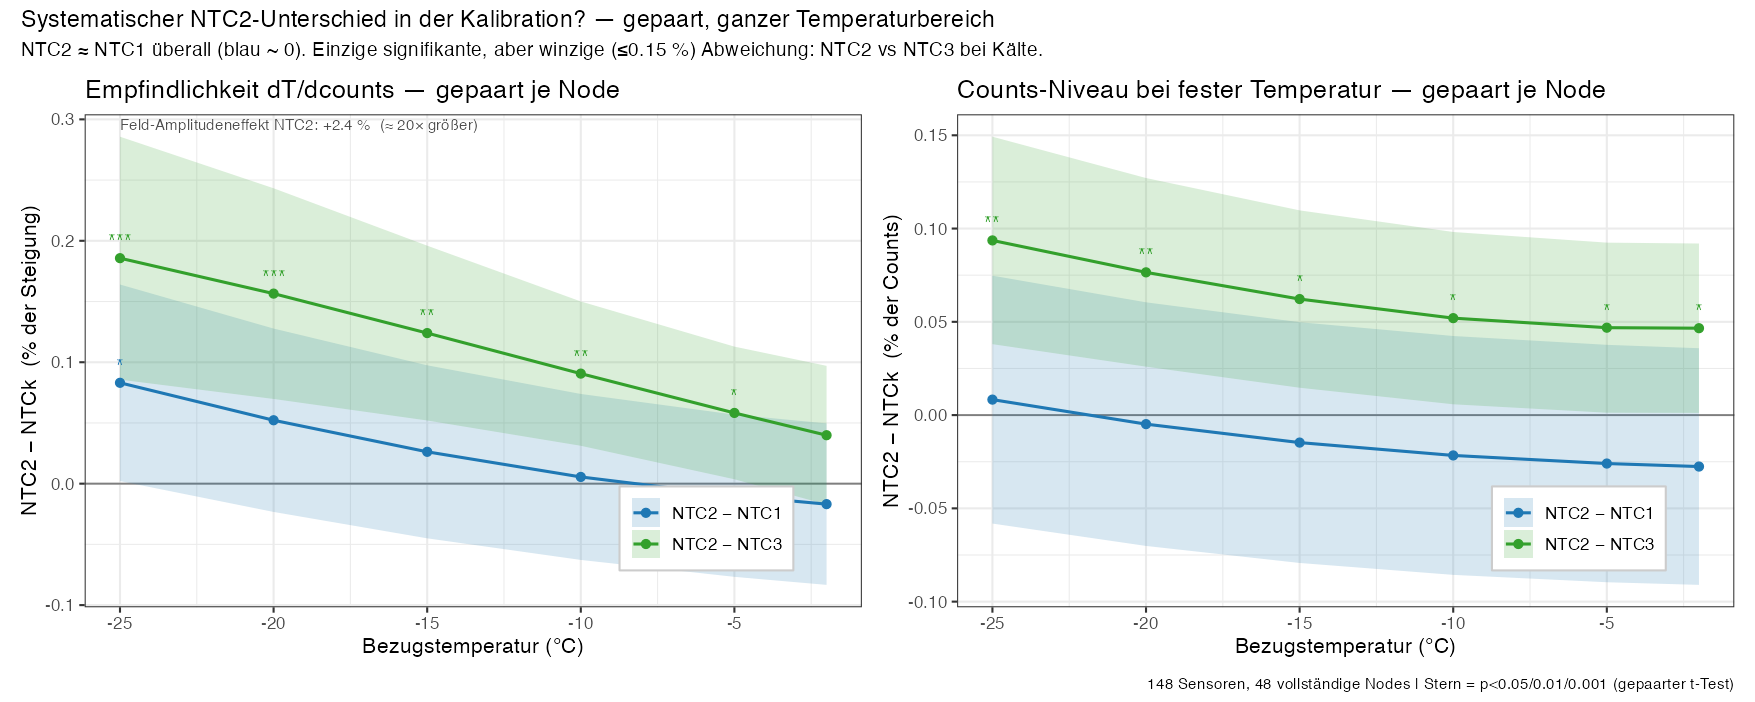

Generate this figure with R:
# Is there a SYSTEMATIC NTC2-vs-NTC1/NTC3 difference anywhere in the calibration?
# Paired within node (removes node-to-node spread), over the whole temp range,
# NTC2-NTC1 and NTC2-NTC3 kept separate. Two physical quantities:
#   slope dT/dcounts (sensitivity)  and  counts level at fixed T (nominal R).

suppressMessages({library(dplyr); library(tidyr); library(ggplot2); library(patchwork)})

NTCcounts2R <- function(c) { H <- (-c * 1e6) / (c - 33554432); (H * 499000) / (499000 - H) }
S4_T_C      <- function(R, co) { lR <- log(R); 1 / (co[1] + co[2]*lR + co[3]*lR^2 + co[4]*lR^3) - 273.15 }
read_sm <- function(f, src) {
  m <- read.csv(f, check.names = FALSE, row.names = 1)
  do.call(rbind, lapply(colnames(m), function(cn) {
    p <- strsplit(cn, "_")[[1]]
    data.frame(source = src, node = as.integer(sub("N", "", p[1])),
               ntc = as.integer(sub("NTC", "", p[2])),
               a = m["a", cn], b = m["b", cn], c = m["c", cn], d = m["d", cn])
  }))
}
co <- rbind(read_sm("../meta/SM1_CalibrationCoefficients.csv", "SM1"),
            read_sm("../meta/SM2_CalibrationCoefficients.csv", "SM2"))
co <- co[complete.cases(co[, c("a","b","c","d")]), ]

Tc_of    <- function(cf, counts) S4_T_C(NTCcounts2R(counts), cf)
counts_at <- function(cf, T0) { f <- function(cc) Tc_of(cf, cc) - T0
  if (sign(f(4e5)) == sign(f(3.2e6))) return(NA_real_); uniroot(f, c(4e5, 3.2e6), tol = 1)$root }
slope_at <- function(cf, T0) { c0 <- counts_at(cf, T0); if (is.na(c0)) return(NA_real_)
  (Tc_of(cf, c0 + 200) - Tc_of(cf, c0 - 200)) / 400 }
is_mono  <- function(cf) { cc <- seq(7e5, 2.3e6, length.out = 200); all(diff(Tc_of(cf, cc)) < 0) }
co <- co[mapply(function(a,b,c,d) is_mono(c(a,b,c,d)), co$a, co$b, co$c, co$d), ]  # drop corrupt

Tgrid <- c(-25, -20, -15, -10, -5, -2)
slope <- sapply(Tgrid, function(t) mapply(function(a,b,c,d) slope_at(c(a,b,c,d), t)*1e6, co$a,co$b,co$c,co$d))
cnts  <- sapply(Tgrid, function(t) mapply(function(a,b,c,d) counts_at(c(a,b,c,d), t),     co$a,co$b,co$c,co$d))
colnames(slope) <- colnames(cnts) <- as.character(Tgrid)

# paired difference NTC2 - NTCk within node, in % of the mean magnitude --------
paired_pct <- function(M, k) {
  long <- data.frame(uid = paste(co$source, co$node), ntc = co$ntc, M, check.names = FALSE) |>
    pivot_longer(-c(uid, ntc), names_to = "T", values_to = "v") |>
    mutate(T = as.numeric(T)) |>
    pivot_wider(names_from = ntc, values_from = v, names_prefix = "n")
  base <- long |> group_by(T) |> summarise(scale = mean(abs(c(n1, n2, n3)), na.rm = TRUE), .groups = "drop")
  long |> mutate(d = 100 * (n2 - .data[[paste0("n", k)]]) / base$scale[match(T, base$T)]) |>
    filter(is.finite(d)) |>
    group_by(T) |>
    summarise(mean = mean(d), se = sd(d)/sqrt(n()), p = t.test(d)$p.value, .groups = "drop") |>
    mutate(contrast = sprintf("NTC2 − NTC%d", k))
}
df_slope <- bind_rows(paired_pct(slope, 1), paired_pct(slope, 3))
df_cnts  <- bind_rows(paired_pct(cnts,  1), paired_pct(cnts,  3))

stars <- function(p) ifelse(p<.001,"***",ifelse(p<.01,"**",ifelse(p<.05,"*","")))
df_slope$lab <- stars(df_slope$p); df_cnts$lab <- stars(df_cnts$p)
con_pal <- c(`NTC2 − NTC1` = "#1f78b4", `NTC2 − NTC3` = "#33a02c")

mkpanel <- function(d, ttl, ylab) {
  ggplot(d, aes(T, mean, colour = contrast, fill = contrast)) +
    geom_hline(yintercept = 0, colour = "grey50") +
    geom_ribbon(aes(ymin = mean - 1.96*se, ymax = mean + 1.96*se), alpha = 0.18, colour = NA) +
    geom_line(linewidth = 0.8) + geom_point(size = 2) +
    geom_text(aes(label = lab), vjust = -0.6, size = 4, show.legend = FALSE) +
    scale_colour_manual(values = con_pal, name = NULL, aesthetics = c("colour","fill")) +
    labs(title = ttl, x = "Bezugstemperatur (°C)", y = ylab) +
    theme_bw(base_size = 12) +
    theme(legend.position = "inside", legend.position.inside = c(0.80, 0.16),
          legend.background = element_rect(fill = "white", colour = "grey80"))
}

p1 <- mkpanel(df_slope, "Empfindlichkeit dT/dcounts — gepaart je Node",
              "NTC2 − NTCk  (% der Steigung)") +
  annotate("text", x = -25, y = Inf, vjust = 1.4, hjust = 0, size = 3, colour = "grey30",
           label = "Feld-Amplitudeneffekt NTC2: +2.4 %  (≈ 20× größer)")
p2 <- mkpanel(df_cnts, "Counts-Niveau bei fester Temperatur — gepaart je Node",
              "NTC2 − NTCk  (% der Counts)")

fig <- p1 + p2 + plot_layout(widths = c(1,1)) +
  plot_annotation(
    title = "Systematischer NTC2-Unterschied in der Kalibration? — gepaart, ganzer Temperaturbereich",
    subtitle = "NTC2 ≈ NTC1 überall (blau ~ 0). Einzige signifikante, aber winzige (≤0.15 %) Abweichung: NTC2 vs NTC3 bei Kälte.",
    caption = sprintf("%d Sensoren, 48 vollständige Nodes | Stern = p<0.05/0.01/0.001 (gepaarter t-Test)", nrow(co)))

ggsave("ntc2_calib_systematics.png", fig, width = 13.5, height = 5.4, dpi = 130)
cat("Saved ntc2_calib_systematics.png\n")
print(df_slope, digits = 3); print(df_cnts, digits = 3)
